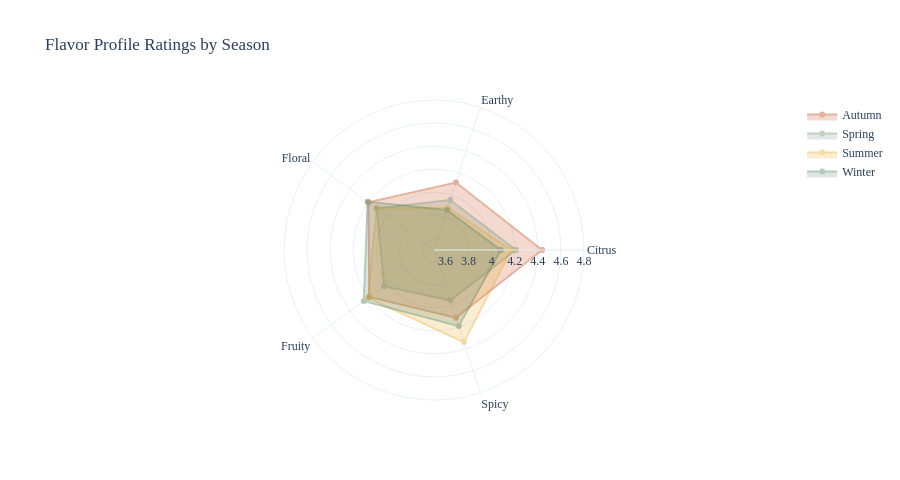

Here is the notebook cell this chart was saved with:
### Markdown cell above
#### Chart 4 - Radat Chart: Flavor Profile by Season

Shows which flavor profiles dominate each season, useful for timing the Hive to Glass Seasonal releases

### Code cell
radar_data = df.groupby(['season','flavor_profile'])['rating'].mean().reset_index()
radar_pivot = radar_data.pivot(index='flavor_profile', columns='season',values='rating').fillna(0)

categories = radar_pivot.index.tolist()
season_colors = {'Spring': '#6b8f71', 'Summer': '#e9a620', 'Autumn': '#c1440e', 'Winter': '#4a7c59'}

fig4 = go.Figure()
for season in radar_pivot.columns:
    vals= radar_pivot[season].tolist()
    vals += [vals[0]] # close the radar
    fig4.add_trace(go.Scatterpolar(
        r=vals, theta=categories + [categories[0]],
        name=season, line_color=season_colors.get(season, AMBER),
        fill='toself', opacity=0.4,
    ))

fig4.update_layout(
    polar=dict(radialaxis=dict(visible=True, range=[3.5, 4.8])),
    title= 'Flavor Profile Ratings by Season',
    template='plotly_white', height=480,
    font_family='Georgia',
)
fig4.show()

### Figure 1 — Plotly figure (JSON) as saved in the notebook; plotly's stock layout.template omitted (floating-point values rounded to 4 significant figures)
{"data": [{"fill": "toself", "line": {"color": "#c1440e"}, "name": "Autumn", "opacity": 0.4, "r": [4.437, 4.115, 4.202, 4.193, 4.116, 4.437], "theta": ["Citrus", "Earthy", "Floral", "Fruity", "Spicy", "Citrus"], "type": "scatterpolar"}, {"fill": "toself", "line": {"color": "#6b8f71"}, "name": "Spring", "opacity": 0.4, "r": [4.21, 3.956, 4.114, 4.033, 3.958, 4.21], "theta": ["Citrus", "Earthy", "Floral", "Fruity", "Spicy", "Citrus"], "type": "scatterpolar"}, {"fill": "toself", "line": {"color": "#e9a620"}, "name": "Summer", "opacity": 0.4, "r": [4.169, 3.886, 4.116, 4.205, 4.339, 4.169], "theta": ["Citrus", "Earthy", "Floral", "Fruity", "Spicy", "Citrus"], "type": "scatterpolar"}, {"fill": "toself", "line": {"color": "#4a7c59"}, "name": "Winter", "opacity": 0.4, "r": [4.078, 3.864, 4.211, 4.252, 4.194, 4.078], "theta": ["Citrus", "Earthy", "Floral", "Fruity", "Spicy", "Citrus"], "type": "scatterpolar"}], "layout": {"font": {"family": "Georgia"}, "height": 480, "polar": {"radialaxis": {"range": [3.5, 4.8], "visible": true}}, "title": {"text": "Flavor Profile Ratings by Season"}}}
